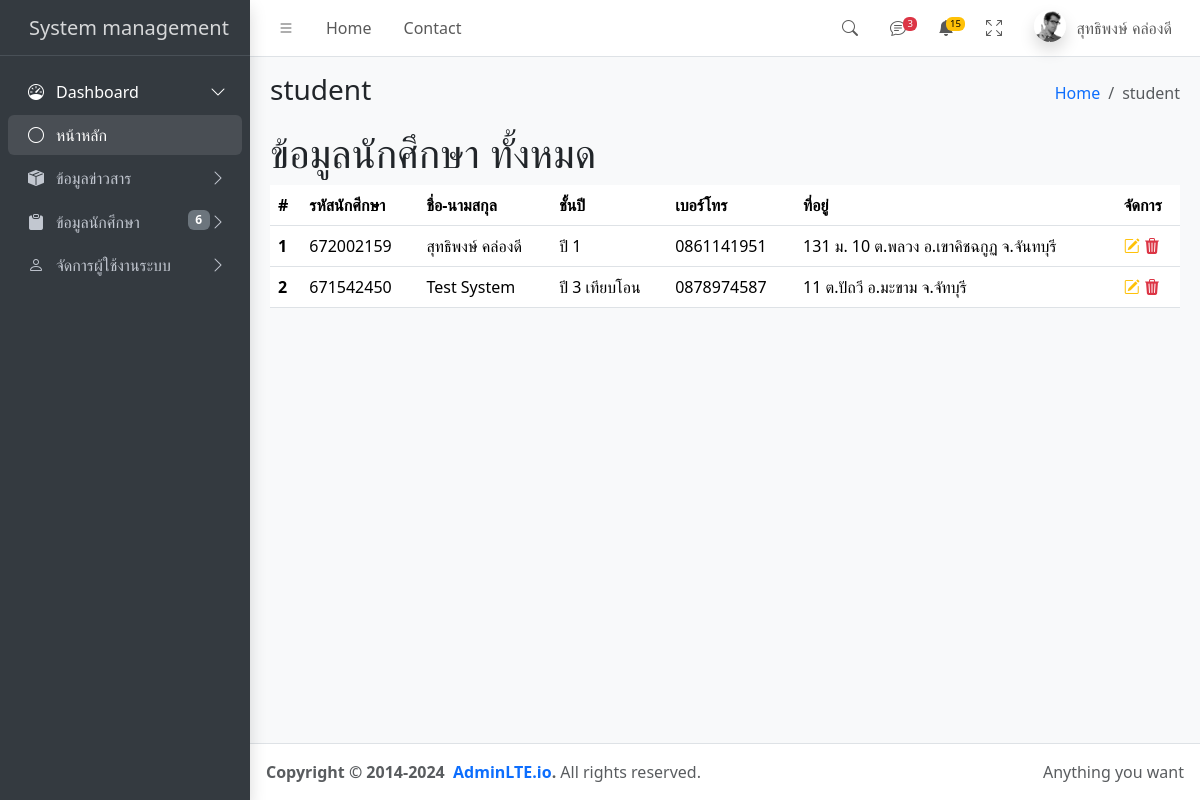
The app's page /admin/?id=student&level=all (signed in) with its own data.
### tables this page shows
CREATE TABLE `student` (
  `id` int(10) NOT NULL,
  `id_student` varchar(20) NOT NULL,
  `std_name` varchar(800) NOT NULL,
  `std_level` varchar(200) NOT NULL,
  `std_phone` varchar(10) NOT NULL,
  `std_address` varchar(400) NOT NULL,
  `std_district` varchar(200) NOT NULL,
  `std_county` varchar(200) NOT NULL,
  `std_province` varchar(200) NOT NULL,
  `date` timestamp NOT NULL DEFAULT current_timestamp()
);

### admin/student.php (the view, shortened to what this page needs)
<?php
include_once "conn.php";
function levelname($l){
  if($l=="all"){echo "ทั้งหมด";}
  elseif($l=="1"){echo "ปี 1";}
  elseif($l=="2"){echo "ปี 2";}
  elseif($l=="3"){echo "ปี 3";}
  elseif($l=="4"){echo "ปี 4";}
  elseif($l=="3T"){echo "ปี 3 เทียบโอน";}
  elseif($l=="4T"){echo "ปี 4 เทียบโอน";}
  elseif($l=="3N"){echo "ปี 3 เทียบโอนนอกเวลาราชการ";}
  elseif($l=="4N"){echo "ปี 4 เทียบโอนนอกเวลาราชการ";}
}
$level=$_GET["level"] ?? "";
if($level=="all"){$wre="";}
elseif($level=="1"){$wre="WHERE std_level='$level'";}
elseif($level=="2"){$wre="WHERE std_level='$level'";}
elseif($level=="3"){$wre="WHERE std_level='$level'";}
elseif($level=="4"){$wre="WHERE std_level='$level'";}
elseif($level=="3T"){$wre="WHERE std_level='$level'";}
elseif($level=="4T"){$wre="WHERE std_level='$level'";}
elseif($level=="3N"){$wre="WHERE std_level='$level'";}
elseif($level=="4N"){$wre="WHERE std_level='$level'";}
else{;$wre="";}
$sql = "SELECT * FROM student $wre";
$result = $conn->query($sql);
?>
<h1>ข้อมูลนักศึกษา <?=levelName($level)?></h1>
<div class="container">
<table class="table">
  <thead>
    <tr>
      <th scope="col">#</th>
      <th scope="col">รหัสนักศีกษา</th>
      <th scope="col">ชื่อ-นามสกุล</th>
      <th scope="col">ชั้นปี</th>
      <th scope="col">เบอร์โทร</th>
      <th scope="col">ที่อยู่</th>
      <th scope="col">จัดการ</th>
    </tr>
  </thead>
  <tbody>
    <?php
if ($result->num_rows > 0) {
    while($row = $result->fetch_assoc()) {
    ?>
    <tr>
      <th scope="row"><?=$row["id"]?></th>
      <td><?=$row["id_student"]?></td>
      <td><?=$row["std_name"]?></td>
      <td><?=levelName($row["std_level"])?></td>
      <td><?=$row["std_phone"]?></td>
      <td><?=$row["std_address"]." ต.".
             $row["std_district"]." อ.".
             $row["std_county"]." จ.".
             $row["std_province"]
          ?>
      </td>
      <td>
        <a href="?id=update_student&s_id=<?=$row["id"]?>" style="text-decoration: none;">
          <i class="bi bi-pencil-square text-warning"></i>
        </a>
        <a href="delete_student.php?id=<?=$row["id"]?>" onclick="return confirm('คุณต้องการลบข้อมูลนี้หรือไม่?')">
          <i class="bi bi-trash3-fill text-danger"></i>
        </a>
      </td>
    </tr>
    <?php
    }
} else {
  echo "0 results";
}
    ?>
  </tbody>
</table>
</div>

### records on screen
student: id "1", id_student "672002159", std_name "สุทธิพงษ์ คล่องดี", std_level "ปี 1", std_phone "0861141951", std_address "131 ม. 10", std_district "พลวง", std_county "เขาคิชฉกูฏ", std_province "จันทบุรี"
student: id "2", id_student "671542450", std_name "Test System", std_level "ปี 3 เทียบโอน", std_phone "0878974587", std_address "11", std_district "ปัถวี", std_county "มะขาม", std_province "จัทบุรี"

### other values on screen
$_SESSION["_name"] "สุทธิพงษ์ คล่องดี"
$id "student"
